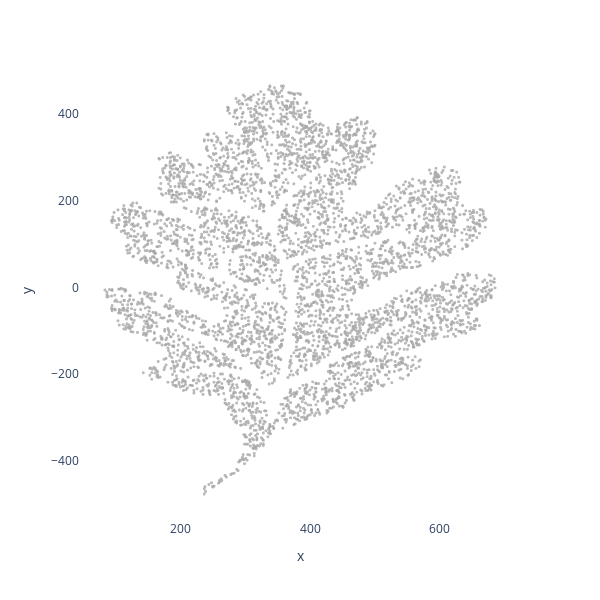

The notebook cell this image was saved under:
### Code cell
fig = px.scatter(df, x="x", y="y", width=600, height=600)

fig.update_layout(
    plot_bgcolor='white',
    paper_bgcolor='white',
    xaxis=dict(showgrid=False, visible=True),
    yaxis=dict(showgrid=False, visible=True),
)

fig.update_traces(marker=dict(size=3, color='darkgrey', opacity=0.8))

fig.show()

### Figure 1 — Plotly figure (JSON) as saved in the notebook; plotly's stock layout.template omitted (floating-point values rounded to 4 significant figures; data arrays with more than 128 entries replaced by an {"elided": "..."} marker saying what was removed)
{"data": [{"hovertemplate": "x=%{x}<br>y=%{y}<extra></extra>", "legendgroup": "", "marker": {"color": "darkgrey", "opacity": 0.8, "size": 3, "symbol": "circle"}, "mode": "markers", "name": "", "showlegend": false, "type": "scattergl", "x": {"elided": "5000 int values"}, "xaxis": "x", "y": {"elided": "5000 int values"}, "yaxis": "y"}], "layout": {"height": 600, "legend": {"tracegroupgap": 0}, "margin": {"t": 60}, "paper_bgcolor": "white", "plot_bgcolor": "white", "width": 600, "xaxis": {"anchor": "y", "domain": [0, 1], "showgrid": false, "title": {"text": "x"}, "visible": true}, "yaxis": {"anchor": "x", "domain": [0, 1], "showgrid": false, "title": {"text": "y"}, "visible": true}}}
